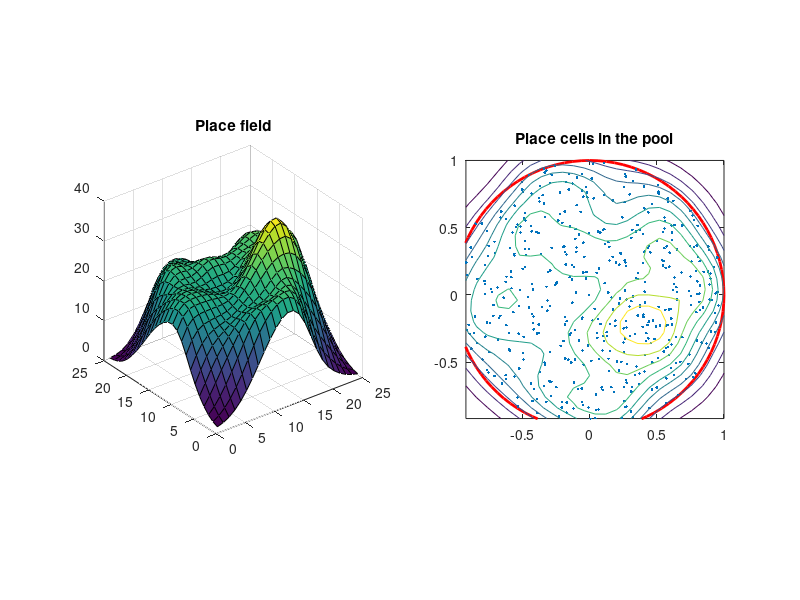

Reproduce this figure in MATLAB. (Note: this script raises an error after producing the figure.)

% Computational Neuroscience
% week 10 DA99

clear all

%    maze:
%
%    CRITIC              N     ACTOR
%                     NW | NE
%            C      W  \   /  E
%             \     \ SW   SE
%          wi  \     \ | S  /  zji
%               \     \| / /
% PLACE CELLS 1 2 ............ 493
%

rng(0); % set seed for repeatable random numbers

% PROBLEM SIZES
nj=8; % 8 actions = directions to choose from at any state
n_grid=25; % value map n_gridxn_grid

% TIMESTEPPING
T=120; % time out for each trial after 120 seconds
dt=0.1; % 0.1 second timesteps
nt=T/dt;
ntrial=250;

% POOL INFO
theta=[0:0.01:1]*2*pi;
pool_x = sin(theta);
pool_y = cos(theta);
theta_platform=1.75*pi;
r_platform=0.5;
x_platform = r_platform*sin(theta_platform); % mid platform position
y_platform = r_platform*cos(theta_platform);
dr_platform = 0.1/2; % platform radius 0.05 m (diameter is 0.1 m)
platform_x = x_platform+dr_platform*sin(theta);
platform_y = y_platform+dr_platform*cos(theta);

% GRID INFO
x_grid=[1:1:n_grid]*2/n_grid-1;
y_grid=[1:1:n_grid]*2/n_grid-1;
dgrid=2/n_grid;
[X,Y] = meshgrid(-1+dgrid:dgrid:1, -1+dgrid:dgrid:1);

% PLACECELL INFO
ni=493; % 493 place cells
xi=zeros(ni,1);
yi=zeros(ni,1);
thj=[0:1:7]/8*2*pi-pi;
si=0.16; % reach of place cell activation = 0.16 meter
sthj=pi/2;
f_grid=zeros(n_grid,n_grid);

% Place place cells covering pool randomly, exactly 493
j=0;
for i=1:ni*10
    x=rand*2-1;
    y=rand*2-1;
    r=x^2+y^2;
    if (j<ni)&&(r<1)
        j=j+1;
        xi(j)=x; % random for now, may need a better covering of map
        yi(j)=y;
    end
end
if j<493
    print 'did not place all cells'
end
% Function definition for place cells firing rates
f = @(xx,yy,ii) exp(-((xx-xi(ii)).^2+(yy-yi(ii)).^2)/(2*si^2));
% Function definition for head direction cells firing rates
g = @(tt,jj) exp(-(tt-thj(jj)).^2)/(2*sthj^2);

% PLACEMAP INFO
f_map=zeros(n_grid);
for ix=1:n_grid
    for iy=1:n_grid
        ff=f(X(ix,iy),Y(ix,iy),1:ni);
        f_map(ix,iy)=f_map(ix,iy)+sum(ff);
    end
end
figure;
ax1=subplot(1,2,1);
surf(ax1,f_map);
axis square;
title('Place field');
ax2=subplot(1,2,2);
plot(ax2, pool_x, pool_y, 'r-','linewidth',2);
hold on;
plot(ax2, xi, yi,'.');
contour(ax2, x_grid, y_grid, f_map);
axis equal;
title('Place cells in the pool');

% RAT INFO
v_rat=0.3; % swimming speed rat 0.3 m/s
x_rat=nan(nt,ntrial);
y_rat=nan(nt,ntrial);
theta_rat=nan(nt,ntrial); % swimming direction rat
rat_start_from_edge=0;
momentum=0.9;

% ACTOR INFO
theta=thj; % directions for each of the 8 actions
zikj=zeros(ni,nj,nj);
zikj_trial=zeros(ni,nj,nj,ntrial);
ui=zeros(ni,nj);
vi=zeros(ni,nj);
ui_trial=zeros(ni,ntrial);
vi_trial=zeros(ni,ntrial);
aj=zeros(1,nj);
epsilon=0.1;
beta=2;

% CRITIC INFO
gamma=0.9975; % learning rate not given, need to play with this
wi=zeros(ni,1); % weights for all place cells
wk=zeros(nj,1);
wik=zeros(ni,nj,1);

wi_trial=zeros(nj,ntrial);
wk_trial=zeros(nj,ntrial);
wik_trial=zeros(ni,nj,ntrial);
C_grid=zeros(ntrial,n_grid,n_grid,nj); % estimated value map (rows are y, columns are x)

% Store itrial reward C C_next delta sum(epsilon*delta*fi)
record=zeros(nt, 5);
% TRIALS
for itrial=1:ntrial
    goal=0;
    t_rat=pi/2;%2*pi*(randi(4)-1)/4;%rand*2*pi; % position of rat starting anywhere along the edge of the pool
    x_rat(1,itrial)=(1-rat_start_from_edge)*sin(t_rat);
    y_rat(1,itrial)=(1-rat_start_from_edge)*cos(t_rat);
    theta_rat(1,itrial)=wrapToPi(t_rat+pi); % swimming direction of the rat swimming back towards the centre
    % TIMESTEPPING FOR SINGLE TRIAL
    for it=1:nt
        % ACTOR
        fi=f(x_rat(it,itrial),y_rat(it,itrial),1:ni); % formula (1), activity of each place cell for all dir
        size(fi)
        gk=g(theta_rat(it,itrial),1:nj)';
        for j=1:nj
            aj(j)=fi'*zikj(:,:,j)*gk; % CC formula above (9), value for all dir
        end
        pj=exp(beta*aj)/sum(exp(beta*aj)); % formula (9)
        j=randsample(nj,1,true,pj); % actor's choice of direction
        % Momentum
        tj=wrapToPi(theta_rat(it,itrial)+(1-momentum)*theta(j)); % momentum 1:3 new direction : old direction
        xj=x_rat(it,itrial)+v_rat*dt*sin(tj);
        yj=y_rat(it,itrial)+v_rat*dt*cos(tj);
        rj=sqrt(xj.^2+yj.^2);
        if rj>1 % bounce off edge of pool
            tj=wrapToPi(tj+pi); % for now turn rat by 180 degrees, although this is not real bounce...
        end
        x_rat(it+1,itrial)=x_rat(it,itrial)+v_rat*dt*sin(tj);
        y_rat(it+1,itrial)=y_rat(it,itrial)+v_rat*dt*cos(tj);
        theta_rat(it+1,itrial)=tj;
        % CRITIC
        fi_next=f(x_rat(it+1,itrial),y_rat(it+1,itrial),1:ni);
        gk_next=g(theta_rat(it+1,itrial),1:nj)';
        C=fi'*wik*gk; % weights have changed so recalculate C for current location.
        C_next=fi_next'*wik*gk_next; % weights have changed so recalculate C for next location.
        reward=0; % zero reward away from platform
        if (x_rat(it+1,itrial)-x_platform)^2+(y_rat(it+1,itrial)-y_platform)^2 < dr_platform^2
            reward=1; % reward=1 on platform
            goal=1;
        end
        delta=reward+gamma*C_next-C; % formula (7)
        wik=wik+epsilon*delta*fi*gk'; % formula (8), update w for all neurons
                %[mm,jj]=sort(abs(theta-tj)); % find direction after effect of momentum and bounce
        j_momentum=j;%jj(1);
        zikj(:,:,j)=zikj(:,:,j)+epsilon*delta*fi*gk'; % formula (10), update z for chosen action j = nearest angle ii(j,1)
        if goal==1
            break;
        end
    end
    % update C_grid every trial, not every timestep which is expensive
    for ix=1:n_grid
        for iy=1:n_grid
            for k=1:nj
                fi=f(X(ix,iy),Y(ix,iy),1:ni);
                gk=g(theta(j),1:nj)';
                C_grid(itrial,ix,iy,j)=fi'*wik*gk;
            end
        end
    end
    C_grid(itrial,:,:,:)=C_grid(itrial,:,:,:)/max(max(max(C_grid(itrial,:,:,:))));
    wik_trial(:,:,itrial)=wik;%/max(wi);
    zikj_trial(:,:,:,itrial)=zikj;
    for j=1:nj
        [mx,jmx]=max(reshape(zikj(:,j,:),ni,nj),[],2);
        ui(:,j)=sin(theta(jmx))';
        vi(:,j)=cos(theta(jmx))';
        ui_trial(:,itrial)=ui(:,j);
        vi_trial(:,itrial)=vi(:,j);
    end
    %sum(w)
    %itrial
end



% plot the place cells in the circular pool
figure;
%scatter(xi,yi,abs(w)*1000);
%plot(xi, yi,'.');
hold on;
plot(pool_x,pool_y,'linewidth',2);
plot(x_platform, y_platform,'bo','MarkerFaceColor','b','Markersize',10);
plot(platform_x,platform_y,'b-','linewidth',2);
plot(x_rat(:,ntrial),y_rat(:,ntrial),'r-','linewidth',0.1);
plot(x_rat(1,ntrial),y_rat(1,ntrial),'bo','Markersize',30);
plot(x_rat(nt,ntrial),y_rat(nt,ntrial),'b*','Markersize',30);
Cp_plot=reshape(sum(C_grid(ntrial,:,:,:),4),n_grid,n_grid);
contour(x_grid,y_grid,Cp_plot);
[DX,DY] = gradient(Cp_plot,1,1);
quiver(x_grid,y_grid,DX,DY);
%quiver(xi,yi,ui,vi);
axis equal;

figure;
for j=1:nj
ax(j)=subplot(3,3,j);
hold on;
plot(ax(j),pool_x,pool_y,'linewidth',2);
plot(ax(j),x_platform, y_platform,'bo','MarkerFaceColor','b','Markersize',10);
plot(ax(j),platform_x,platform_y,'b-','linewidth',2);
plot(ax(j),x_rat(:,ntrial),y_rat(:,ntrial),'r-','linewidth',0.1);
plot(ax(j),x_rat(1,ntrial),y_rat(1,ntrial),'bo','Markersize',30);
plot(ax(j),x_rat(nt,ntrial),y_rat(nt,ntrial),'b*','Markersize',30);
Cp_plot=reshape(sum(C_grid(ntrial,:,:,:),4),n_grid,n_grid);
contour(ax(j),x_grid,y_grid,Cp_plot);
quiver(ax(j),xi,yi,ui(:,j),vi(:,j));
axis equal;
end

figure;
Cp_2=reshape(sum(C_grid(20,:,:,:),4),n_grid,n_grid);
Cp_7=reshape(sum(C_grid(70,:,:,:),4),n_grid,n_grid);
Cp_22=reshape(sum(C_grid(220,:,:,:),4),n_grid,n_grid);
axCp2=subplot(3,3,1); % value map after 2 trials
axCp7=subplot(3,3,2); % value map after 7 trials
axCp22=subplot(3,3,3); % value map after 22 trials
surf(axCp2,Cp_2);
surf(axCp7,Cp_7);
surf(axCp22,Cp_22);
%zmax=max([max(max(max(C_grid(2,:,:)))),max(max(max(C_grid(7,:,:)))),max(max(max(C_grid(22,:,:))))]);
axis(axCp2,[0 25 0 25 -Inf 1]);
axis(axCp7,[0 25 0 25 -Inf 1]);
axis(axCp22,[0 25 0 25 -Inf 1]);
%zlim(axCp2,[-Inf 1]);
%zlim(axCp7,[-Inf 1]);
%zlim(axCp22,[-Inf 1]);

axpa2=subplot(3,3,4); % preferred action map after 2 trials
axpa7=subplot(3,3,5); % preferred action map after 7 trials
axpa22=subplot(3,3,6); % preferred action map after 22 trials
plot(axpa2,pool_x,pool_y,'linewidth',2);
plot(axpa7,pool_x,pool_y,'linewidth',2);
plot(axpa22,pool_x,pool_y,'linewidth',2);
hold(axpa2,'on');
hold(axpa7,'on');
hold(axpa22,'on');
plot(axpa2,x_platform, y_platform,'bo','MarkerFaceColor','b','Markersize',3);
plot(axpa7,x_platform, y_platform,'bo','MarkerFaceColor','b','Markersize',3);
plot(axpa22,x_platform, y_platform,'bo','MarkerFaceColor','b','Markersize',3);
plot(axpa2,platform_x,platform_y,'b-','linewidth',2);
plot(axpa7,platform_x,platform_y,'b-','linewidth',2);
plot(axpa22,platform_x,platform_y,'b-','linewidth',2);
[DX_2,DY_2] = gradient(Cp_2,1,1);
[DX_7,DY_7] = gradient(Cp_7,1,1);
[DX_22,DY_22] = gradient(Cp_22,1,1);
contour(axpa2,x_grid,y_grid,Cp_2); % commented out because no contour yet which gives error
contour(axpa7,x_grid,y_grid,Cp_7);
contour(axpa22,x_grid,y_grid,Cp_22);
%scatter(axpa2,xi,yi,abs(w_trial(:,2))*1000);
%scatter(axpa7,xi,yi,abs(w_trial(:,7))*1000);
%scatter(axpa22,xi,yi,abs(w_trial(:,22))*1000);
quiver(axpa2,x_grid,y_grid,DX_2,DY_2);
quiver(axpa7,x_grid,y_grid,DX_7,DY_7);
quiver(axpa22,x_grid,y_grid,DX_22,DY_22);
%quiver(axpa2,xi,yi,ui_trial(:,20),vi_trial(:,20));
%quiver(axpa7,xi,yi,ui_trial(:,70),vi_trial(:,70));
%quiver(axpa22,xi,yi,ui_trial(:,220),vi_trial(:,220));
axpa2.DataAspectRatio=[1,1,1];
axpa7.DataAspectRatio=[1,1,1];
axpa22.DataAspectRatio=[1,1,1];
axis(axpa2,[-1 1 -1 1]);
axis(axpa7,[-1 1 -1 1]);
axis(axpa22,[-1 1 -1 1]);

axpath2=subplot(3,3,7); % path the rat takes in 2nd trial
axpath7=subplot(3,3,8); % path the rat takes in 7th trial
axpath22=subplot(3,3,9); % path the rat takes in 22th trial
plot(axpath2,pool_x,pool_y,'linewidth',2);
plot(axpath7,pool_x,pool_y,'linewidth',2);
plot(axpath22,pool_x,pool_y,'linewidth',2);
hold(axpath2,'on');
hold(axpath7,'on');
hold(axpath22,'on');
plot(axpath2,x_platform, y_platform,'bo','MarkerFaceColor','b','Markersize',3);
plot(axpath7,x_platform, y_platform,'bo','MarkerFaceColor','b','Markersize',3);
plot(axpath22,x_platform, y_platform,'bo','MarkerFaceColor','b','Markersize',3);
plot(axpath2,platform_x,platform_y,'b-','linewidth',2);
plot(axpath7,platform_x,platform_y,'b-','linewidth',2);
plot(axpath22,platform_x,platform_y,'b-','linewidth',2);
plot(axpath2,x_rat(:,20),y_rat(:,20));
plot(axpath7,x_rat(:,70),y_rat(:,70));
plot(axpath22,x_rat(:,220),y_rat(:,220));
axpath2.DataAspectRatio=[1,1,1];
axpath7.DataAspectRatio=[1,1,1];
axpath22.DataAspectRatio=[1,1,1];
axis(axpath2,[-1 1 -1 1]);
axis(axpath7,[-1 1 -1 1]);
axis(axpath22,[-1 1 -1 1]);

        %tj=wrapToPi(theta_rat(it,itrial)+(1-momentum)*theta); % momentum 1:3 new direction : old direction
        %[TZ,TJ]=meshgrid(theta,tj); % directions tj are not the same as the 9 directions in theta
        %dT=abs(wrapToPi(TZ-TJ)); % difference between tj and each element of theta
        %[mm,ii]=sort(dT,2); % find theta closest to tj
        %zij_tj=zij(:,ii(:,1)); % pick up the zij value for the theta closest to tj
        %aj=tanh(fi'*zij_tj); % formula above (9), value for all dir
